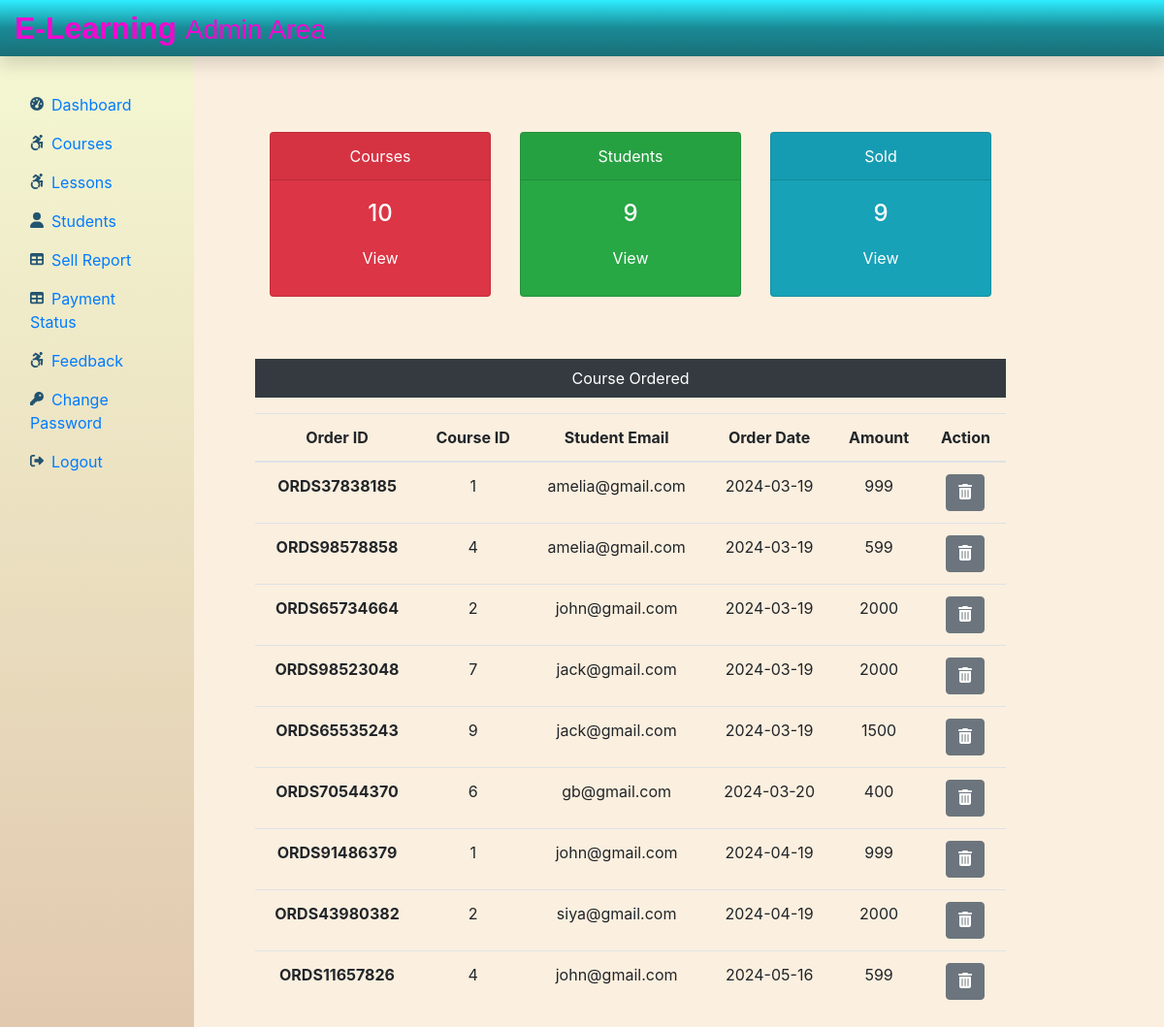
/Admin/adminDashboard.php (signed in), run on the app's committed database.
### tables this page shows
CREATE TABLE `courseorder` (
  `co_id` int(11) NOT NULL,
  `order_id` varchar(255) NOT NULL,
  `stu_email` varchar(255) NOT NULL,
  `course_id` int(11) NOT NULL,
  `status` varchar(255) NOT NULL,
  `amount` int(11) NOT NULL,
  `order_date` date NOT NULL
);

### Admin/adminDashboard.php (the view, shortened to what this page needs)
<?php
include('./admininclude/header.php');
include('../dbConnection.php');
$sql = "SELECT * FROM course";
$result = $conn->query($sql);
$totalcourse = $result->num_rows;
$sql = "SELECT * FROM student";
$result = $conn->query($sql);
$totalstudent = $result->num_rows;
$sql = "SELECT * FROM courseorder";
$result = $conn->query($sql);
$totalsold = $result->num_rows;
?>
<div class="col-sm-9 mt-5">
    <div class="row mx-5 text-center">
        <div class="col-sm-4 mt-5">
            <div class="card text-white bg-danger mb-3" style="max-width: 18rem;">
                <div class="card-header">Courses</div>
                <div class="card-body">
                    <h4 class="card-title">
                        <?php echo $totalcourse; ?>
                    </h4>
                    <a href="courses.php" class="btn text-white">View</a>
                </div>
            </div>
        </div>
        <div class="col-sm-4 mt-5">
            <div class="card text-white bg-success mb-3" style="max-width: 18rem;">
                <div class="card-header">Students</div>
                <div class="card-body">
                    <h4 class="card-title">
                    <?php echo $totalstudent; ?>
                    </h4>
                    <a href="students.php" class="btn text-white">View</a>
                </div>
            </div>
        </div>
        <div class="col-sm-4 mt-5">
            <div class="card text-white bg-info mb-3" style="max-width: 18rem;">
                <div class="card-header">Sold</div>
                <div class="card-body">
                    <h4 class="card-title">
                    <?php echo $totalsold; ?>
                    </h4>
                    <a href="sellReport.php" class="btn text-white">View</a>
                </div>
            </div>
        </div>
    </div>
    <div class="mx-5 mt-5 text-center" >
        <p class="bg-dark text-white p-2">Course Ordered</p>
        <?php
            $sql = "SELECT * FROM courseorder";
            $result = $conn->query($sql);
            if($result->num_rows > 0){
                echo '
                <table class="table">
                    <thead>
                        <tr>
                            <th scope="col">Order ID</th>
                            <th scope="col">Course ID</th>
                            <th scope="col">Student Email</th>
                            <th scope="col">Order Date</th>
                            <th scope="col">Amount</th>
                            <th scope="col">Action</th>
                        </tr>
                    </thead>
                    <tbody>';
                    while($row = $result->fetch_assoc()){
                        echo '<tr>';
                        echo '<th scope="row">'.$row["order_id"].'</th>';
                        echo '<td>'.$row["course_id"].'</td>';
                        echo '<td>'.$row["stu_email"].'</td>';
                        echo '<td>'.$row["order_date"].'</td>';
                        echo '<td>'.$row["amount"].'</td>';
                        echo '<td>
                                    <form action="" method="POST" class="d-inline">
                                        <input type="hidden" name="id" value='.$row["co_id"] .'>
                                        <button type="submit" class="btn btn-secondary" name="delete" value="Delete">
                                            <img class="iconsize" src="../icons/trash.svg" style="margin-top: -4px;">
                                        </button>
                                    </form>
                                </td>';
                        echo '</tr>';
                    }
                    echo '</tbody>
                </table>';
                }
                else{
                    echo "0 Result";
                }
        ?>
    </div>
</div>
</div>
</div>
<?php
include('./admininclude/footer.php')
?>

### css/adminstyle.css (style rules this page uses)
body { background-color: rgba(250, 235, 215, 0.8); }
.iconsize { width: 14px; }

### data on the page
courseorder: order "ORDS37838185", course "1", stu_email "amelia@gmail.com", order_date "2024-03-19", amount "999"
courseorder: order "ORDS98578858", course "4", stu_email "amelia@gmail.com", order_date "2024-03-19", amount "599"
courseorder: order "ORDS65734664", course "2", stu_email "john@gmail.com", order_date "2024-03-19", amount "2000"
courseorder: order "ORDS98523048", course "7", stu_email "jack@gmail.com", order_date "2024-03-19", amount "2000"
courseorder: order "ORDS65535243", course "9", stu_email "jack@gmail.com", order_date "2024-03-19", amount "1500"
courseorder: order "ORDS70544370", course "6", stu_email "gb@gmail.com", order_date "2024-03-20", amount "400"
courseorder: order "ORDS91486379", course "1", stu_email "john@gmail.com", order_date "2024-04-19", amount "999"
courseorder: order "ORDS43980382", course "2", stu_email "siya@gmail.com", order_date "2024-04-19", amount "2000"
courseorder: order "ORDS11657826", course "4", stu_email "john@gmail.com", order_date "2024-05-16", amount "599"

### other printed values
$totalcourse "10"
$totalstudent "9"
$totalsold "9"
